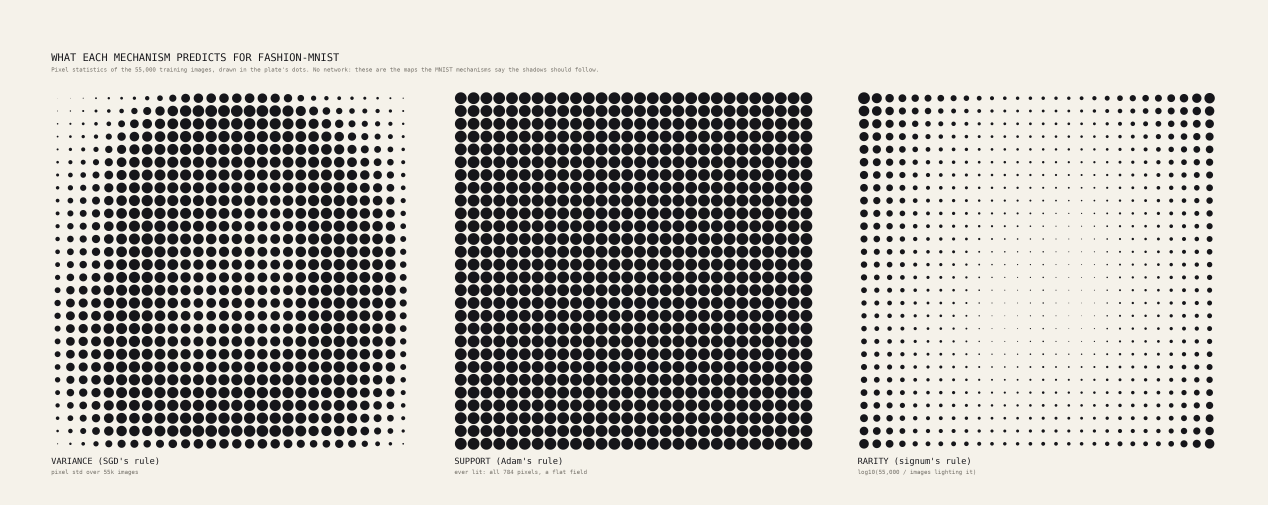
#> input picture art/ticket-shadow/gallery/followup_fashion_predictors.png, 6336 x 2524 px, given in place of diptych_adam_vs_sgd_r15.png, which was not available (shown at 1/5 size)
$ python contact.py
#> lines starting #> are read from the running program, lines starting #| are printed output that depends on the picture; pictures that were not available may be replaced by others from this repository, and a replacement may not be noted
### art/ticket-shadow/common.py
"""Shared drawing vocabulary (pure presentation; every value drawn comes from cache/).

Declared aesthetic choices:
  - specimen register: one ink on cream paper, madder red as the only second ink (used for
    negative / "fewer than expected" values), DejaVu Sans Mono captions;
  - a pixel is drawn as a round dot centred in its 28x28 cell, dot AREA proportional to the
    plotted value (halftone convention: ink coverage = value), so area, not radius, is the data.
"""
import numpy as np
from PIL import Image, ImageDraw, ImageFont

CREAM = (245, 242, 234)
INK = (22, 22, 26)
MADDER = (178, 52, 42)
MUTED = (120, 116, 108)
RULE = (205, 199, 186)
NIGHT = (8, 8, 11)
MONO = "/usr/share/fonts/truetype/dejavu/DejaVuSansMono.ttf"
SERIF = "/usr/share/fonts/truetype/dejavu/DejaVuSerif.ttf"
CACHE = "/home/fzeng/ml/research/art/ticket-shadow/cache"
GALLERY = "/home/fzeng/ml/research/art/ticket-shadow/gallery"


def font(size, serif=False):
    return ImageFont.truetype(SERIF if serif else MONO, size)


# [26 lines left out: function dots, not called in this run]


def text(draw, xy, s, size, fill=INK, anchor="la", serif=False):
    draw.text(xy, s, font=font(size, serif), fill=fill, anchor=anchor)


def load_stats():
    import json
    return json.load(open(f"{CACHE}/stats.json"))


def load_analysis():
    return np.load(f"{CACHE}/analysis.npz")


def imp_idx(z, cond, mode="imp"):
    md = z[f"{cond}__modes"]
    return [m for m in range(len(md)) if md[m] == mode]

### art/ticket-shadow/contact.py
"""Contact sheet of the best images (declared: thumbnails letterboxed on cream, labels below)."""
from PIL import Image, ImageDraw
from common import *
items = [("diptych_adam_vs_sgd_r15.png", "Two shadows of the same data (Adam vs SGD)"),
         ("typology_mnist_adam_raw_rw0_s0_panel.png", "Typology, 20 rounds, Adam, raw pixels"),
         ("object_mnist_adam_raw_rw0_s0_r15_wall_medium.png", "Simulated backlit sheet, 8,275 holes"),
         ("plate_nulls_r15.png", "Null controls at 3.5% of input weights"),
         ("followup_dial_r15.png", "Follow-up: the ε dial, Adam to SGD"),
         ("followup_mech_r15.png", "Follow-up: same data, eight optimisers")]
T = 900; pad = 50; lab = 60
W = 3 * T + 4 * pad; H = 2 * (T + lab) + 3 * pad
im = Image.new("RGB", (W, H), CREAM); d = ImageDraw.Draw(im)
#> after `im = Image.new('RGB', (W, H), CREAM)`:
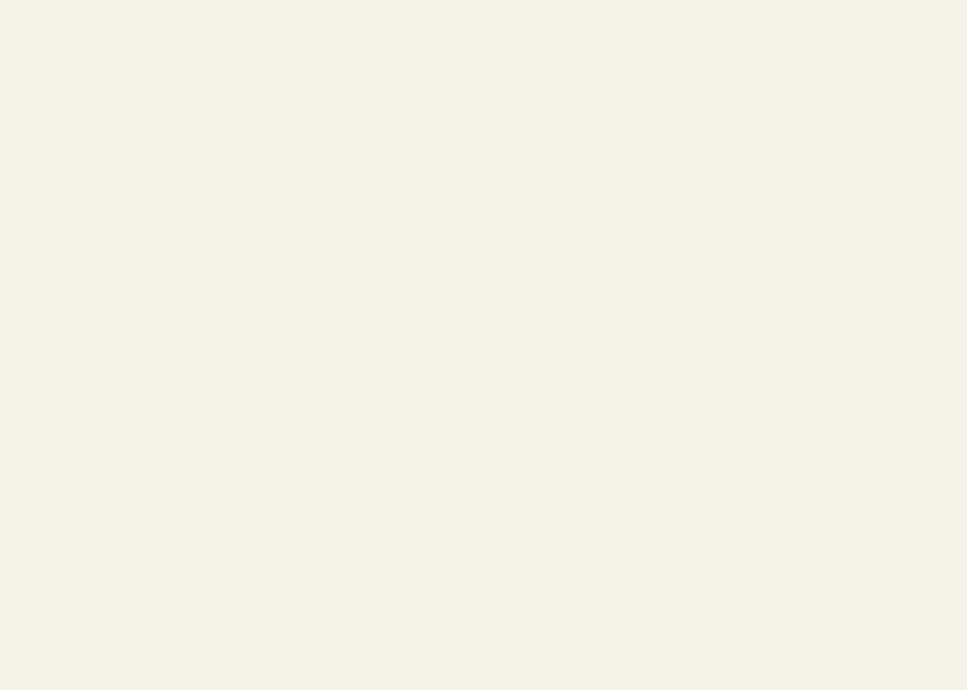
#> im: PIL image 2900x2070 RGB (shown at 1/3 size); mean R, G, B 245, 242, 234
for k, (f, s) in enumerate(items):
    i, j = divmod(k, 3)
    t = Image.open(f"{GALLERY}/{f}").convert("RGB"); t.thumbnail((T, T), Image.LANCZOS)
#> further down, t is the input picture: PIL image 6336x2524 RGB; mean R, G, B 190.8, 188.5, 183.4
#> after `t.thumbnail((T, T), Image.LANCZOS)`:
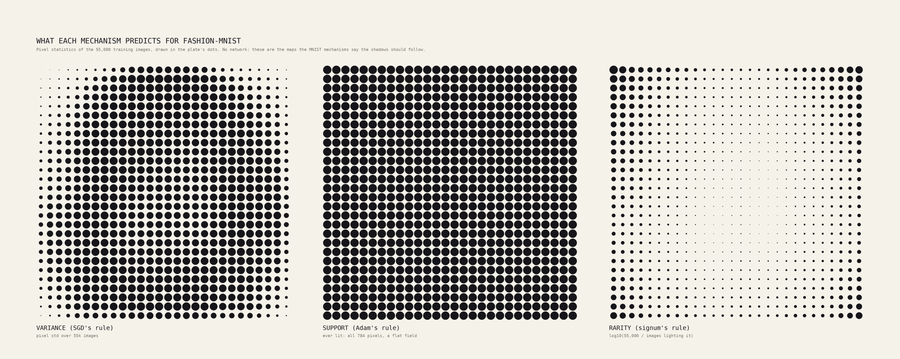
#> t: PIL image 900x359 RGB; mean R, G, B 190.6, 188.4, 183.4
    x = pad + j * (T + pad); y = pad + i * (T + lab + pad)
    im.paste(t, (x + (T - t.width) // 2, y + (T - t.height) // 2))
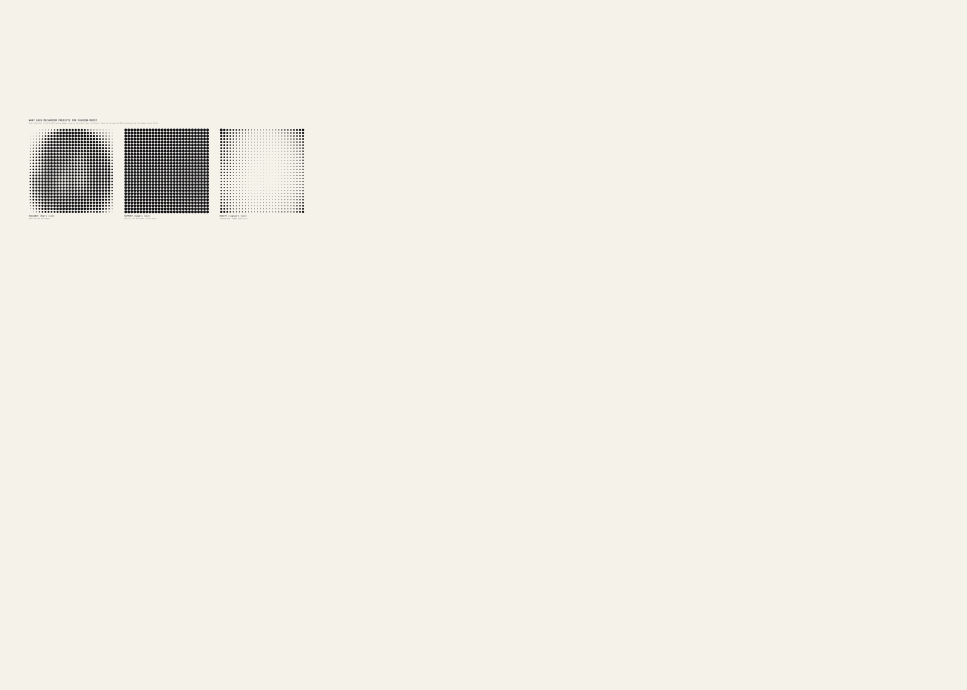
#> im: PIL image 2900x2070 RGB (shown at 1/3 size); mean R, G, B 242.1, 239.1, 231.3
    text(d, (x, y + T + 15), s, 22)
#> pass 2 of the loop `for k, (f, s) in enumerate(items):`:
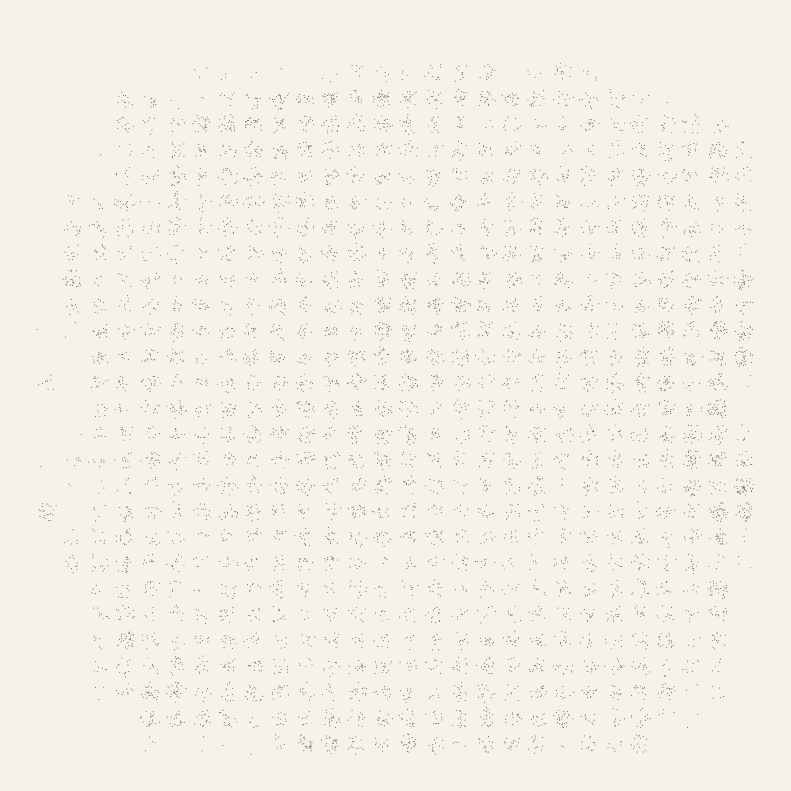
#> input picture art/ticket-shadow/gallery/followup_triptych_adam_sheet.png, 3164 x 3164 px, given in place of typology_mnist_adam_raw_rw0_s0_panel.png, which was not available (shown at 1/4 size)
#> t is the input picture: PIL image 3164x3164 RGB; mean R, G, B 243.3, 240.4, 232.4
#> `t.thumbnail((T, T), Image.LANCZOS)`:
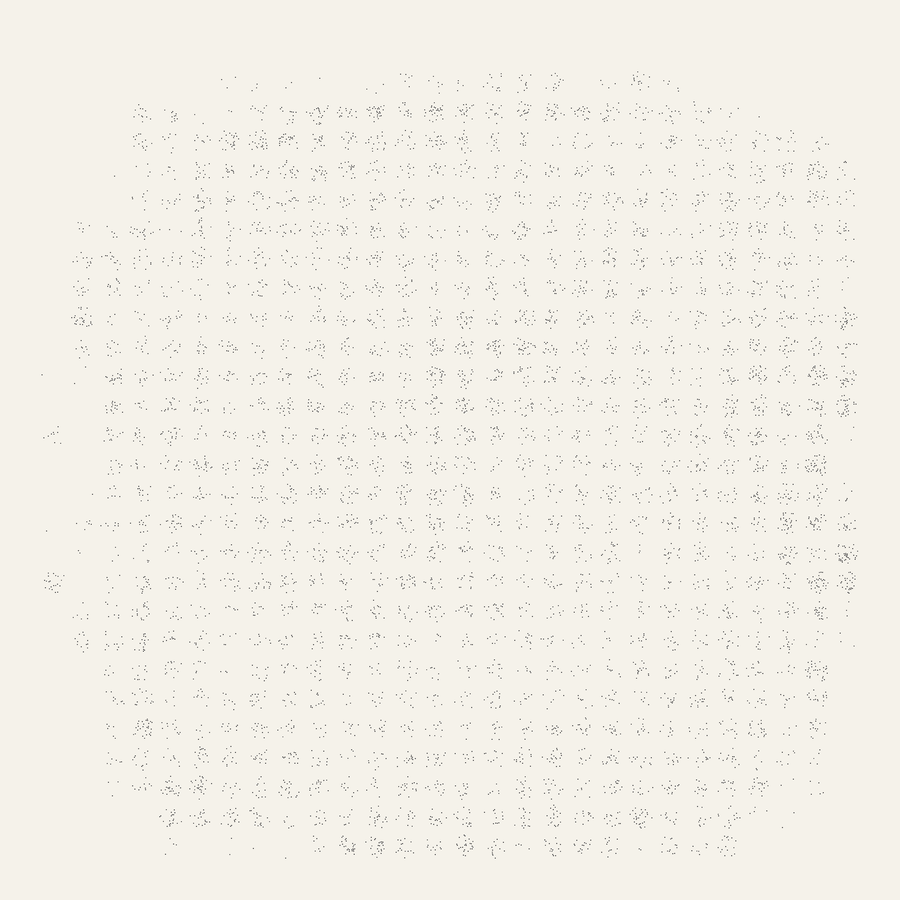
#> t: PIL image 900x900 RGB; mean R, G, B 243.3, 240.3, 232.4
#> `im.paste(t, (x + (T - t.width) // 2, y + (T - t.height) // 2))`:
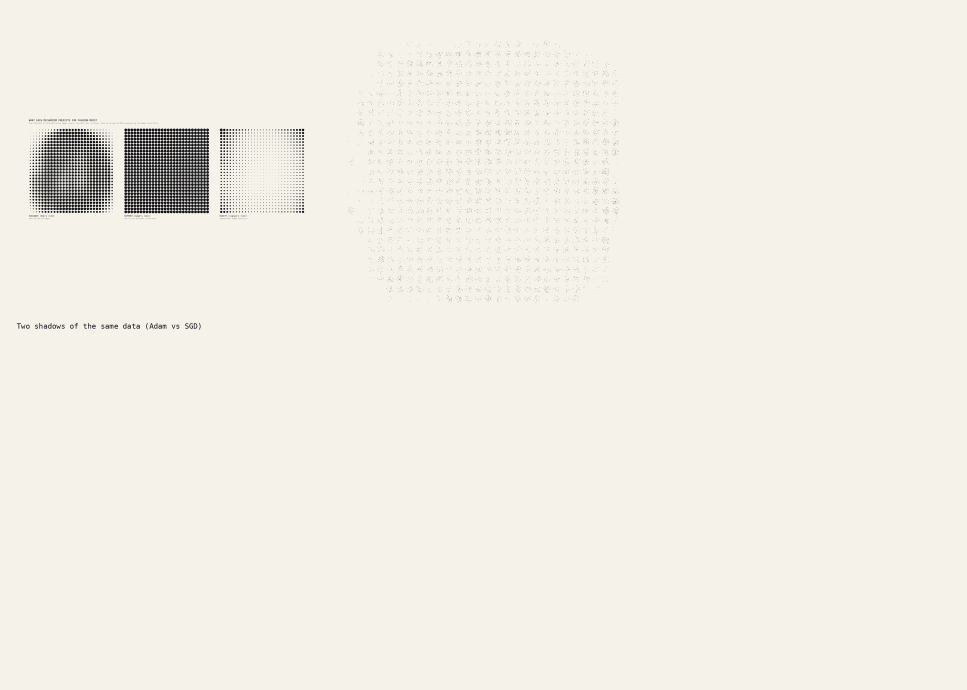
#> im: PIL image 2900x2070 RGB (shown at 1/3 size); mean R, G, B 241.8, 238.8, 231
#> (the run stopped early here; a loop or call above may not have finished)
